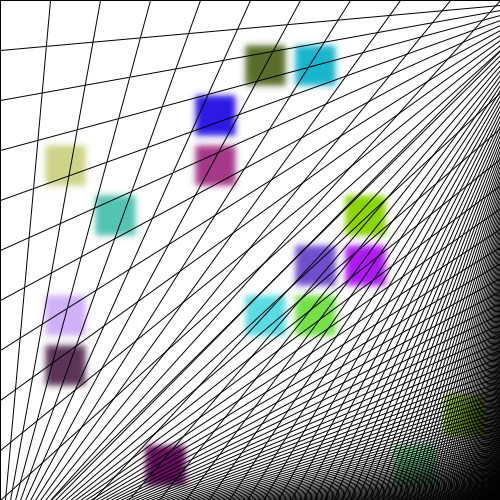
Frame 1 (no input)
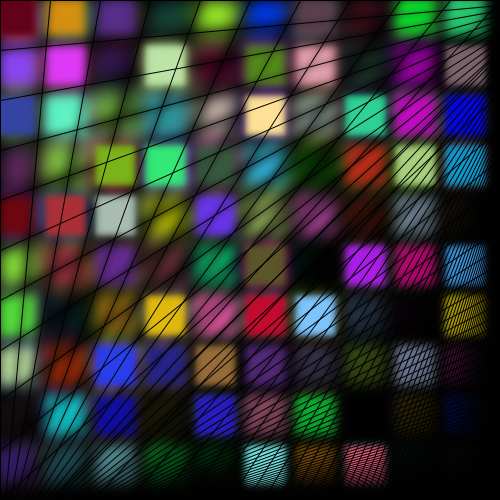
Frame 60 (the mouse pressed at the canvas centre just before this capture)
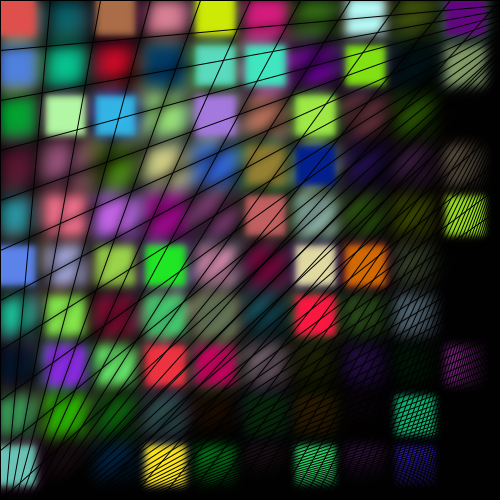
Frame 120 (the mouse held since frame 60 and released just before this capture)

The Processing sketch that drew these frames (run headless with seeded random() and noise(); from frame 60 on, the mouse is pressed at the canvas centre):

// Processing sketch: processing_85572
// ── processing_85572.pde

void setup() {
 size(500, 500);
  background(255);
 
  smooth();
  frameRate(30);
}
 
void draw() {
  noStroke();
  fill(0, 0);
  rect(0, 0, width, height);
  noFill();
  for (int j = 0; j < 2;j++) {
  
    for (float i = 20; i < width+2000;i += random(10)) {    
   float a = random(1,255);
   float b = random(1,255);
   float c = random(1,255);
      stroke(a,b,c, 255);
      
      strokeWeight(10);
      int est = int(random(100));
    if (est==10||est==11){
      fill(a,b,c,255);
      rect(50*int(random(0,10)),50*int(random(0,10)),30,30);
    }
     
    }
  }
  filter(BLUR, 3);
  
  for(int q=0; q<100;q++){
   
   
    stroke(1,1,1);
   strokeWeight(1);
    line(50*q,0,5*q,500);
   
   
     stroke(1,1,1);
   strokeWeight(1);
    line(0,50*q,500,5*q);
   
    
  }
}
